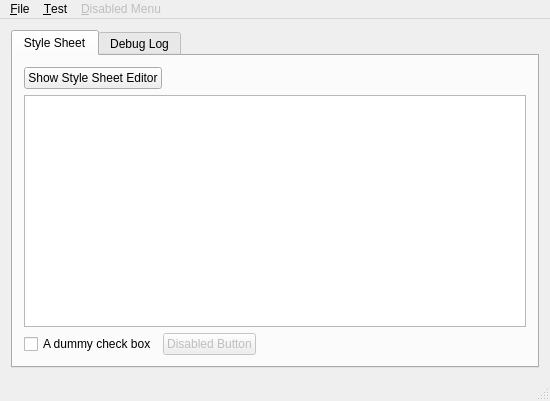
<?xml version="1.0" encoding="UTF-8"?>
<ui version="4.0">
 <class>MainWindow</class>
 <widget class="QMainWindow" name="MainWindow">
  <property name="geometry">
   <rect>
    <x>0</x>
    <y>0</y>
    <width>550</width>
    <height>401</height>
   </rect>
  </property>
  <property name="windowTitle">
   <string notr="true"/>
  </property>
  <widget class="QWidget" name="centralWidget">
   <layout class="QVBoxLayout" name="verticalLayout">
    <item>
     <widget class="QTabWidget" name="tabWidget">
      <property name="currentIndex">
       <number>0</number>
      </property>
      <widget class="QWidget" name="tabStyleSheet">
       <attribute name="title">
        <string>Style Sheet</string>
       </attribute>
       <layout class="QVBoxLayout" name="verticalLayout_2">
        <item>
         <layout class="QHBoxLayout" name="horizontalSpacer_3">
          <item>
           <widget class="QPushButton" name="buttonShowStyleSheetEditor">
            <property name="text">
             <string>Show Style Sheet Editor</string>
            </property>
           </widget>
          </item>
          <item>
           <spacer name="horizontalSpacer_2">
            <property name="orientation">
             <enum>Qt::Horizontal</enum>
            </property>
            <property name="sizeHint" stdset="0">
             <size>
              <width>40</width>
              <height>10</height>
             </size>
            </property>
           </spacer>
          </item>
         </layout>
        </item>
        <item>
         <widget class="QTextEdit" name="edit">
          <property name="lineWrapMode">
           <enum>QTextEdit::NoWrap</enum>
          </property>
         </widget>
        </item>
        <item>
         <layout class="QHBoxLayout" name="horizontalLayout">
          <item>
           <widget class="QCheckBox" name="checkBox">
            <property name="text">
             <string>A dummy check box</string>
            </property>
           </widget>
          </item>
          <item>
           <widget class="QPushButton" name="pushButton">
            <property name="enabled">
             <bool>false</bool>
            </property>
            <property name="text">
             <string>Disabled Button</string>
            </property>
           </widget>
          </item>
          <item>
           <spacer name="horizontalSpacer">
            <property name="orientation">
             <enum>Qt::Horizontal</enum>
            </property>
            <property name="sizeHint" stdset="0">
             <size>
              <width>40</width>
              <height>10</height>
             </size>
            </property>
           </spacer>
          </item>
         </layout>
        </item>
       </layout>
      </widget>
      <widget class="QWidget" name="debugLogStylSheet">
       <attribute name="title">
        <string>Debug Log</string>
       </attribute>
       <layout class="QVBoxLayout" name="verticalLayout_3">
        <item>
         <layout class="QHBoxLayout" name="horizontalLayout_6">
          <item>
           <spacer name="horizontalSpacer_10">
            <property name="orientation">
             <enum>Qt::Horizontal</enum>
            </property>
            <property name="sizeHint" stdset="0">
             <size>
              <width>40</width>
              <height>10</height>
             </size>
            </property>
           </spacer>
          </item>
          <item>
           <widget class="QPushButton" name="buttonShowDebugLog">
            <property name="text">
             <string>&amp;Show &amp;Debug Log</string>
            </property>
           </widget>
          </item>
          <item>
           <widget class="QPushButton" name="buttonOpenLogFile">
            <property name="text">
             <string>&amp;Open Log File</string>
            </property>
           </widget>
          </item>
          <item>
           <spacer name="horizontalSpacer_11">
            <property name="orientation">
             <enum>Qt::Horizontal</enum>
            </property>
            <property name="sizeHint" stdset="0">
             <size>
              <width>40</width>
              <height>10</height>
             </size>
            </property>
           </spacer>
          </item>
         </layout>
        </item>
        <item>
         <spacer name="verticalSpacer">
          <property name="orientation">
           <enum>Qt::Vertical</enum>
          </property>
          <property name="sizeHint" stdset="0">
           <size>
            <width>20</width>
            <height>102</height>
           </size>
          </property>
         </spacer>
        </item>
        <item>
         <layout class="QHBoxLayout" name="horizontalLayout_7">
          <item>
           <spacer name="horizontalSpacer_12">
            <property name="orientation">
             <enum>Qt::Horizontal</enum>
            </property>
            <property name="sizeHint" stdset="0">
             <size>
              <width>40</width>
              <height>10</height>
             </size>
            </property>
           </spacer>
          </item>
          <item>
           <widget class="QLabel" name="labelMaxEntryCount">
            <property name="text">
             <string>Maximum Log Entry Count:</string>
            </property>
           </widget>
          </item>
          <item>
           <widget class="QSpinBox" name="spinMaxEntryCount">
            <property name="buttonSymbols">
             <enum>QAbstractSpinBox::NoButtons</enum>
            </property>
            <property name="keyboardTracking">
             <bool>false</bool>
            </property>
            <property name="minimum">
             <number>0</number>
            </property>
            <property name="maximum">
             <number>2147483647</number>
            </property>
           </widget>
          </item>
          <item>
           <spacer name="horizontalSpacer_13">
            <property name="orientation">
             <enum>Qt::Horizontal</enum>
            </property>
            <property name="sizeHint" stdset="0">
             <size>
              <width>40</width>
              <height>10</height>
             </size>
            </property>
           </spacer>
          </item>
         </layout>
        </item>
        <item>
         <spacer name="verticalSpacer_2">
          <property name="orientation">
           <enum>Qt::Vertical</enum>
          </property>
          <property name="sizeHint" stdset="0">
           <size>
            <width>20</width>
            <height>101</height>
           </size>
          </property>
         </spacer>
        </item>
        <item>
         <layout class="QHBoxLayout" name="horizontalLayout_8">
          <item>
           <widget class="QLabel" name="labelMessage">
            <property name="text">
             <string>Debug Message:</string>
            </property>
           </widget>
          </item>
          <item>
           <widget class="QLineEdit" name="editMessage"/>
          </item>
         </layout>
        </item>
        <item>
         <layout class="QHBoxLayout" name="horizontalLayout_2">
          <item>
           <spacer name="horizontalSpacer_4">
            <property name="orientation">
             <enum>Qt::Horizontal</enum>
            </property>
            <property name="sizeHint" stdset="0">
             <size>
              <width>40</width>
              <height>10</height>
             </size>
            </property>
           </spacer>
          </item>
          <item>
           <widget class="QPushButton" name="buttonAddInfo">
            <property name="text">
             <string>Add &amp;Info</string>
            </property>
           </widget>
          </item>
          <item>
           <widget class="QPushButton" name="buttonAddWarning">
            <property name="text">
             <string>Add &amp;Warning</string>
            </property>
           </widget>
          </item>
          <item>
           <widget class="QPushButton" name="buttonAddError">
            <property name="text">
             <string>Add &amp;Error</string>
            </property>
           </widget>
          </item>
          <item>
           <spacer name="horizontalSpacer_5">
            <property name="orientation">
             <enum>Qt::Horizontal</enum>
            </property>
            <property name="sizeHint" stdset="0">
             <size>
              <width>40</width>
              <height>10</height>
             </size>
            </property>
           </spacer>
          </item>
         </layout>
        </item>
       </layout>
      </widget>
     </widget>
    </item>
   </layout>
  </widget>
  <widget class="QMenuBar" name="menuBar">
   <property name="geometry">
    <rect>
     <x>0</x>
     <y>0</y>
     <width>550</width>
     <height>21</height>
    </rect>
   </property>
   <widget class="QMenu" name="menu_File">
    <property name="title">
     <string>&amp;File</string>
    </property>
    <addaction name="actionQuit"/>
   </widget>
   <widget class="QMenu" name="menu_Test">
    <property name="title">
     <string>&amp;Test</string>
    </property>
    <addaction name="actionDisabledItem"/>
    <addaction name="separator"/>
    <addaction name="actionEnabledItem"/>
   </widget>
   <widget class="QMenu" name="menu_Disabled_Menu">
    <property name="enabled">
     <bool>false</bool>
    </property>
    <property name="title">
     <string>&amp;Disabled Menu</string>
    </property>
   </widget>
   <addaction name="menu_File"/>
   <addaction name="menu_Test"/>
   <addaction name="menu_Disabled_Menu"/>
  </widget>
  <widget class="QStatusBar" name="statusBar"/>
  <action name="actionQuit">
   <property name="text">
    <string>&amp;Quit</string>
   </property>
   <property name="shortcut">
    <string>Alt+F3</string>
   </property>
  </action>
  <action name="actionShowStyleSheetEditor">
   <property name="text">
    <string>Show &amp;Style Sheet Editor</string>
   </property>
  </action>
  <action name="actionDisabledItem">
   <property name="enabled">
    <bool>false</bool>
   </property>
   <property name="text">
    <string>&amp;Disabled Item</string>
   </property>
  </action>
  <action name="actionEnabledItem">
   <property name="enabled">
    <bool>true</bool>
   </property>
   <property name="text">
    <string>&amp;Enabled Item</string>
   </property>
  </action>
  <action name="actionShowDebugLog">
   <property name="text">
    <string>Show &amp;Debug Log</string>
   </property>
  </action>
  <action name="actionOpenLogFile">
   <property name="text">
    <string>&amp;Open Log File</string>
   </property>
  </action>
  <action name="actionAddInfo">
   <property name="text">
    <string>Add &amp;Info</string>
   </property>
  </action>
  <action name="actionAddWarning">
   <property name="text">
    <string>Add &amp;Warning</string>
   </property>
  </action>
  <action name="actionAddError">
   <property name="text">
    <string>Add &amp;Error</string>
   </property>
  </action>
 </widget>
 <layoutdefault spacing="6" margin="11"/>
 <resources/>
 <connections>
  <connection>
   <sender>actionQuit</sender>
   <signal>triggered()</signal>
   <receiver>MainWindow</receiver>
   <slot>onActionQuit()</slot>
   <hints>
    <hint type="sourcelabel">
     <x>-1</x>
     <y>-1</y>
    </hint>
    <hint type="destinationlabel">
     <x>376</x>
     <y>306</y>
    </hint>
   </hints>
  </connection>
  <connection>
   <sender>actionShowStyleSheetEditor</sender>
   <signal>triggered()</signal>
   <receiver>MainWindow</receiver>
   <slot>onActionShowStyleSheetEditor()</slot>
   <hints>
    <hint type="sourcelabel">
     <x>-1</x>
     <y>-1</y>
    </hint>
    <hint type="destinationlabel">
     <x>376</x>
     <y>306</y>
    </hint>
   </hints>
  </connection>
  <connection>
   <sender>buttonShowStyleSheetEditor</sender>
   <signal>clicked()</signal>
   <receiver>actionShowStyleSheetEditor</receiver>
   <slot>trigger()</slot>
   <hints>
    <hint type="sourcelabel">
     <x>82</x>
     <y>73</y>
    </hint>
    <hint type="destinationlabel">
     <x>-1</x>
     <y>-1</y>
    </hint>
   </hints>
  </connection>
  <connection>
   <sender>spinMaxEntryCount</sender>
   <signal>valueChanged(int)</signal>
   <receiver>MainWindow</receiver>
   <slot>onMaxEntryCountChange(int)</slot>
   <hints>
    <hint type="sourcelabel">
     <x>341</x>
     <y>195</y>
    </hint>
    <hint type="destinationlabel">
     <x>274</x>
     <y>200</y>
    </hint>
   </hints>
  </connection>
  <connection>
   <sender>actionShowDebugLog</sender>
   <signal>triggered()</signal>
   <receiver>MainWindow</receiver>
   <slot>onActionShowDebugLog()</slot>
   <hints>
    <hint type="sourcelabel">
     <x>-1</x>
     <y>-1</y>
    </hint>
    <hint type="destinationlabel">
     <x>274</x>
     <y>200</y>
    </hint>
   </hints>
  </connection>
  <connection>
   <sender>buttonShowDebugLog</sender>
   <signal>clicked()</signal>
   <receiver>actionShowDebugLog</receiver>
   <slot>trigger()</slot>
   <hints>
    <hint type="sourcelabel">
     <x>233</x>
     <y>73</y>
    </hint>
    <hint type="destinationlabel">
     <x>-1</x>
     <y>-1</y>
    </hint>
   </hints>
  </connection>
  <connection>
   <sender>actionOpenLogFile</sender>
   <signal>triggered()</signal>
   <receiver>MainWindow</receiver>
   <slot>onActionOpenLogFile()</slot>
   <hints>
    <hint type="sourcelabel">
     <x>-1</x>
     <y>-1</y>
    </hint>
    <hint type="destinationlabel">
     <x>274</x>
     <y>200</y>
    </hint>
   </hints>
  </connection>
  <connection>
   <sender>buttonOpenLogFile</sender>
   <signal>clicked()</signal>
   <receiver>actionOpenLogFile</receiver>
   <slot>trigger()</slot>
   <hints>
    <hint type="sourcelabel">
     <x>321</x>
     <y>73</y>
    </hint>
    <hint type="destinationlabel">
     <x>-1</x>
     <y>-1</y>
    </hint>
   </hints>
  </connection>
  <connection>
   <sender>actionAddInfo</sender>
   <signal>triggered()</signal>
   <receiver>MainWindow</receiver>
   <slot>onActionAddInfo()</slot>
   <hints>
    <hint type="sourcelabel">
     <x>-1</x>
     <y>-1</y>
    </hint>
    <hint type="destinationlabel">
     <x>274</x>
     <y>200</y>
    </hint>
   </hints>
  </connection>
  <connection>
   <sender>buttonAddInfo</sender>
   <signal>clicked()</signal>
   <receiver>actionAddInfo</receiver>
   <slot>trigger()</slot>
   <hints>
    <hint type="sourcelabel">
     <x>193</x>
     <y>346</y>
    </hint>
    <hint type="destinationlabel">
     <x>-1</x>
     <y>-1</y>
    </hint>
   </hints>
  </connection>
  <connection>
   <sender>actionAddWarning</sender>
   <signal>triggered()</signal>
   <receiver>MainWindow</receiver>
   <slot>onActionAddWarning()</slot>
   <hints>
    <hint type="sourcelabel">
     <x>-1</x>
     <y>-1</y>
    </hint>
    <hint type="destinationlabel">
     <x>274</x>
     <y>200</y>
    </hint>
   </hints>
  </connection>
  <connection>
   <sender>buttonAddWarning</sender>
   <signal>clicked()</signal>
   <receiver>actionAddWarning</receiver>
   <slot>trigger()</slot>
   <hints>
    <hint type="sourcelabel">
     <x>274</x>
     <y>346</y>
    </hint>
    <hint type="destinationlabel">
     <x>-1</x>
     <y>-1</y>
    </hint>
   </hints>
  </connection>
  <connection>
   <sender>actionAddError</sender>
   <signal>triggered()</signal>
   <receiver>MainWindow</receiver>
   <slot>onActionAddError()</slot>
   <hints>
    <hint type="sourcelabel">
     <x>-1</x>
     <y>-1</y>
    </hint>
    <hint type="destinationlabel">
     <x>274</x>
     <y>200</y>
    </hint>
   </hints>
  </connection>
  <connection>
   <sender>buttonAddError</sender>
   <signal>clicked()</signal>
   <receiver>actionAddError</receiver>
   <slot>trigger()</slot>
   <hints>
    <hint type="sourcelabel">
     <x>355</x>
     <y>346</y>
    </hint>
    <hint type="destinationlabel">
     <x>-1</x>
     <y>-1</y>
    </hint>
   </hints>
  </connection>
 </connections>
 <slots>
  <slot>onActionQuit()</slot>
  <slot>onActionShowStyleSheetEditor()</slot>
  <slot>onActionShowDebugLog()</slot>
  <slot>onActionAddInfo()</slot>
  <slot>onActionAddWarning()</slot>
  <slot>onActionAddError()</slot>
  <slot>onActionOpenLogFile()</slot>
  <slot>onMaxEntryCountChange(int)</slot>
 </slots>
</ui>
